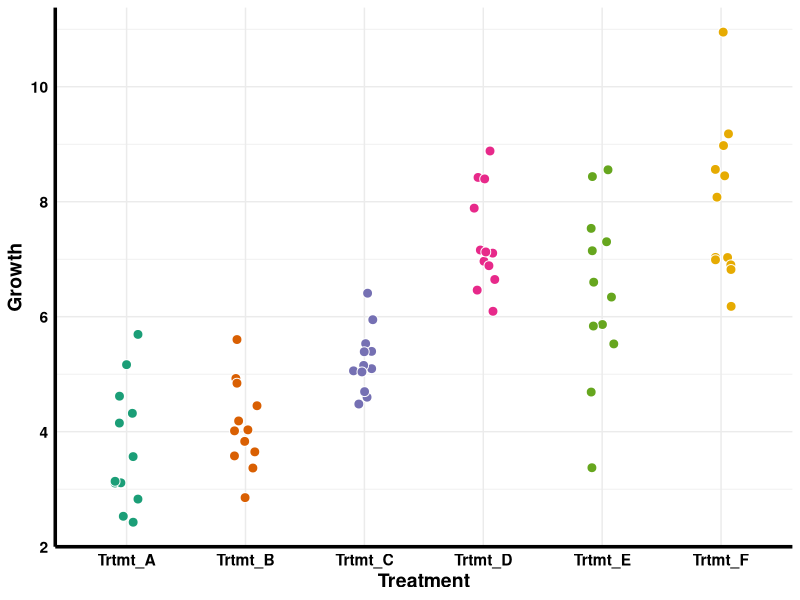
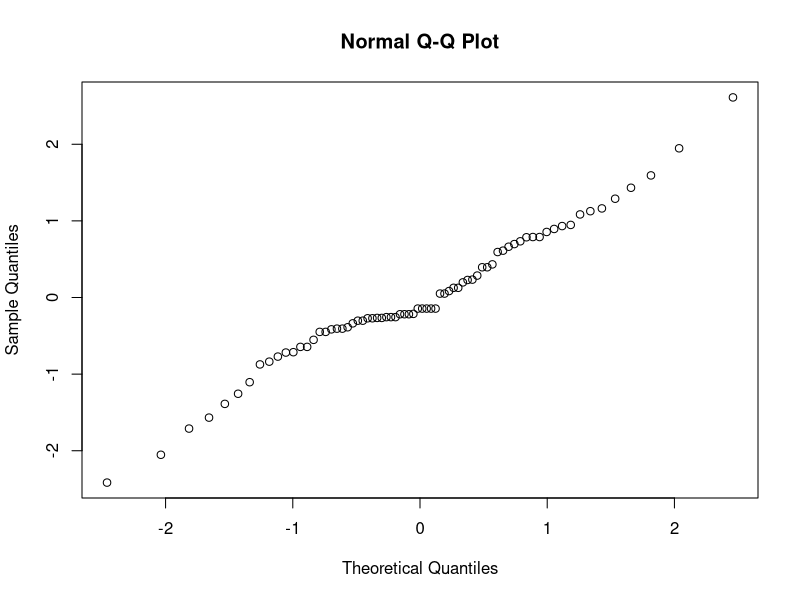
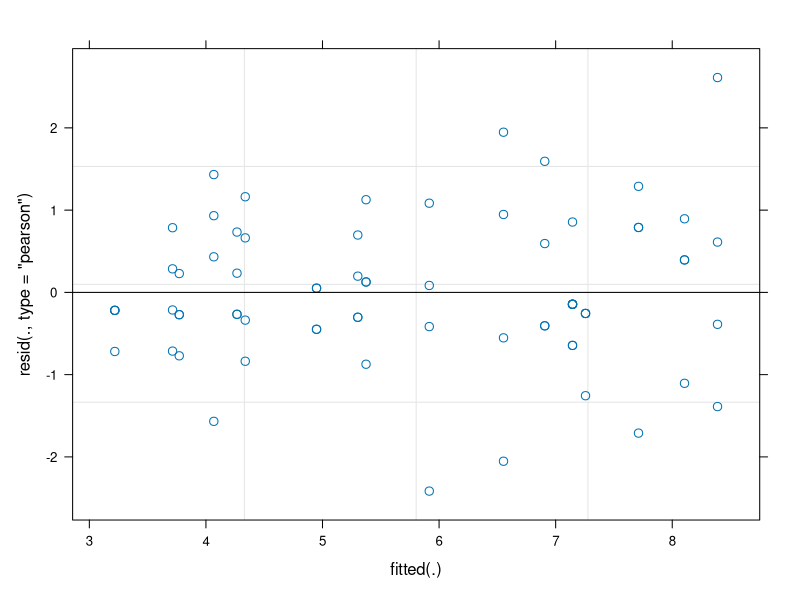

The R script that drew these images, in order:
## ---- chunk 1
knitr::opts_chunk$set(echo = TRUE)
## ---- chunk 2
library(lme4)
library(lmerTest)   #two new packages


library(emmeans)  
library(multcomp)
library(multcompView)
library(ggplot2) 
library(tidyr)
library(dplyr)
library(readr)
library(readxl)
library(RColorBrewer)
library(viridis)
## ---- chunk 3
mint_data <- read_csv("data/Mint.csv")
head(mint_data)
tail(mint_data)
## ---- chunk 4
mint_data <- mint_data %>% 
  mutate(Pot.ID = paste(Pot, Trtmt))

head(mint_data)
## ---- chunk 5
mint_data %>% 
  ggplot(aes(x = Trtmt, y = Growth)) +
  geom_point(aes(fill = Trtmt), size = 3, color = "white", shape = 21,
             position = position_jitter(0.1, seed = 666)) +
  scale_fill_brewer(type = "qual", palette = "Dark2") +
  labs(y = "Growth",
       x = "Treatment") +
  theme_minimal() +
  theme(
    axis.line = element_line(size = 1.2),
    text = element_text(size = 14, color = "black", face = "bold"),
    axis.text = element_text(color = "black"),
    legend.position = "none"
  )
## ---- chunk 6
model_mint <- lmer(Growth ~ Trtmt + (1|Pot.ID), data = mint_data)
## ---- chunk 7
qqnorm(resid(model_mint))
## ---- chunk 8
plot(model_mint)
## ---- chunk 9
anova(model_mint)
## ---- chunk 10
estimate_mint <- emmeans(model_mint, pairwise ~ Trtmt)
cld(estimate_mint$emmeans, Letters = letters)
